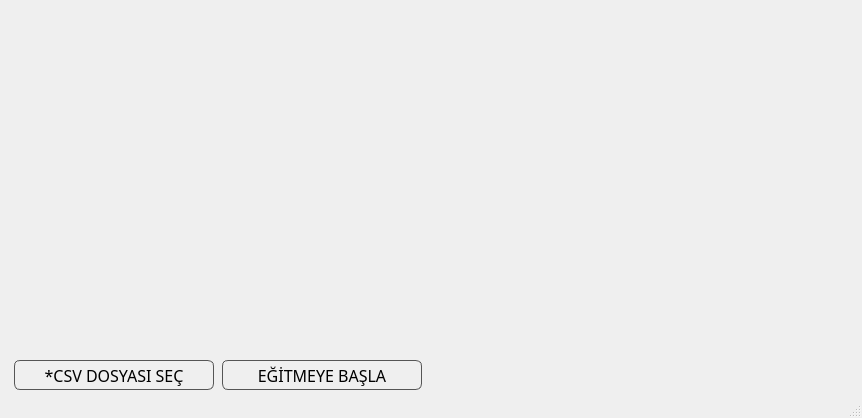
<?xml version="1.0" encoding="UTF-8"?>
<ui version="4.0">
 <class>MainWindow</class>
 <widget class="QMainWindow" name="MainWindow">
  <property name="geometry">
   <rect>
    <x>0</x>
    <y>0</y>
    <width>862</width>
    <height>418</height>
   </rect>
  </property>
  <property name="windowTitle">
   <string>Hamit FIRAT - Veri Bilimi</string>
  </property>
  <widget class="QWidget" name="centralwidget">
   <widget class="QLabel" name="label">
    <property name="geometry">
     <rect>
      <x>0</x>
      <y>0</y>
      <width>865</width>
      <height>400</height>
     </rect>
    </property>
    <property name="text">
     <string/>
    </property>
    <property name="pixmap">
     <pixmap>s.png</pixmap>
    </property>
   </widget>
   <widget class="QPushButton" name="dosyasec">
    <property name="geometry">
     <rect>
      <x>14</x>
      <y>360</y>
      <width>200</width>
      <height>30</height>
     </rect>
    </property>
    <property name="font">
     <font>
      <family>Impact</family>
      <pointsize>12</pointsize>
      <weight>50</weight>
      <bold>false</bold>
     </font>
    </property>
    <property name="cursor">
     <cursorShape>PointingHandCursor</cursorShape>
    </property>
    <property name="styleSheet">
     <string notr="true">background-color:transparent;
border: 1px solid #555;
border-radius: 6px;</string>
    </property>
    <property name="text">
     <string>*CSV DOSYASI SEÇ</string>
    </property>
   </widget>
   <widget class="QPushButton" name="egitmeyebasla">
    <property name="geometry">
     <rect>
      <x>222</x>
      <y>360</y>
      <width>200</width>
      <height>30</height>
     </rect>
    </property>
    <property name="font">
     <font>
      <family>Impact</family>
      <pointsize>12</pointsize>
     </font>
    </property>
    <property name="cursor">
     <cursorShape>PointingHandCursor</cursorShape>
    </property>
    <property name="styleSheet">
     <string notr="true">background-color:transparent;
border: 1px solid #555;
border-radius: 6px;</string>
    </property>
    <property name="text">
     <string>EĞİTMEYE BAŞLA</string>
    </property>
   </widget>
  </widget>
  <widget class="QStatusBar" name="statusbar"/>
 </widget>
 <resources/>
 <connections/>
</ui>
